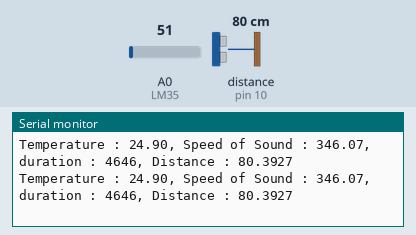
Simulated run of this sketch. Board: Arduino Uno, built with avr-gcc and run on an emulated ATmega328P. On the bench: the last lines printed to the serial monitor. Wiring (inferred from the names in the program): ultrasonic range finder: trigger pin 9; echo pin 10. The test bench sets the inputs (shaded band); at power-on: A0 (LM35) = 51, distance to the obstacle (sensor on pin 10) 80 cm. The echo pulse lasts 58.3 µs per cm.

Above: at 4.2 s.
4.3 s: A0 (LM35) set to 23
At 4.47 s:
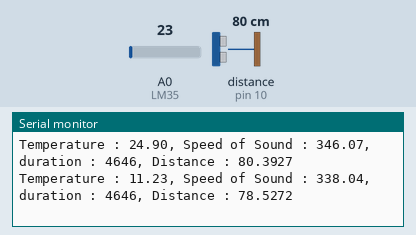
7.3 s: A0 (LM35) set to 18
At 7.32 s:
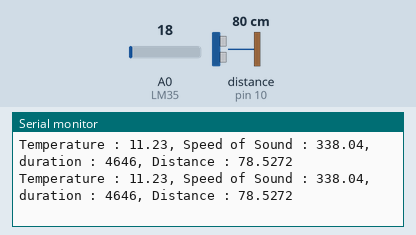
Timing chart, 0 to 10.3 s (numbered marks = the images above; inputs shaded):
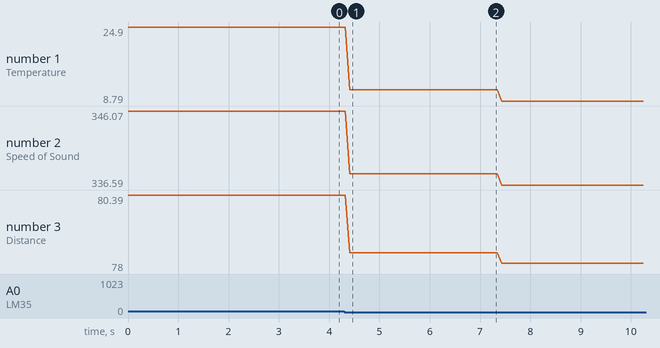

Measured:
- after the input at 4.3 s, the serial monitor: prints a new line after 0.11 s (image 1)
- plotted number 1: 24.9 → 11.23 after the input at 4.3 s, 11.23 → 8.79 after the input at 7.3 s
- plotted number 2: 346.07 → 338.04 after the input at 4.3 s, 338.04 → 336.59 after the input at 7.3 s
- plotted number 3: 80.39 → 78.53 after the input at 4.3 s, 78.53 → 78 after the input at 7.3 s

The sketch:

Velocity_of_sound.ino
```cpp
const int trigPin = 9;
const int echoPin = 10;
long duration;
float distance = 0.0;
const int LM35 = A0;
float temp = 0.0;
float inputval = 0.0;
float c = 0;

void setup()
{
  pinMode(trigPin, OUTPUT);                  // Sets the trigPin as an Output
  pinMode(echoPin, INPUT);                   // Sets the echoPin as an Input
  Serial.begin(9600);                        // Starts the serial communication
}

void loop()
{
  digitalWrite(trigPin, LOW);
  delayMicroseconds(2);
  digitalWrite(trigPin, HIGH);               // Sends Ultrasound pulses.
  delayMicroseconds(10);
  digitalWrite(trigPin, LOW);

  duration = pulseIn(echoPin, HIGH);         // Calculates time required to travel distance between obstacle and Ultrasound Sensor

  inputval = analogRead(LM35);               // Reads analog value of LM35 inputs and converts to degree celcius.
  temp = ((5.0*inputval*100.0)/(1024.0));

  c = (331.3)*(sqrt(1+(temp/(273.15))));     // Calibrates speed of sound to it's real accurate value in the environment
  distance = duration*(c/2);

  Serial.print("Temperature : ");            // Prints values of room temperature, Speed of sound and distance
  Serial.print(temp);
  Serial.print(", Speed of Sound : ");
  Serial.print(c);
  Serial.print(", duration : ");
  Serial.print(duration);
  Serial.print(", Distance : ");
  Serial.print(distance/10000, 4);
  Serial.println("");
}
```
